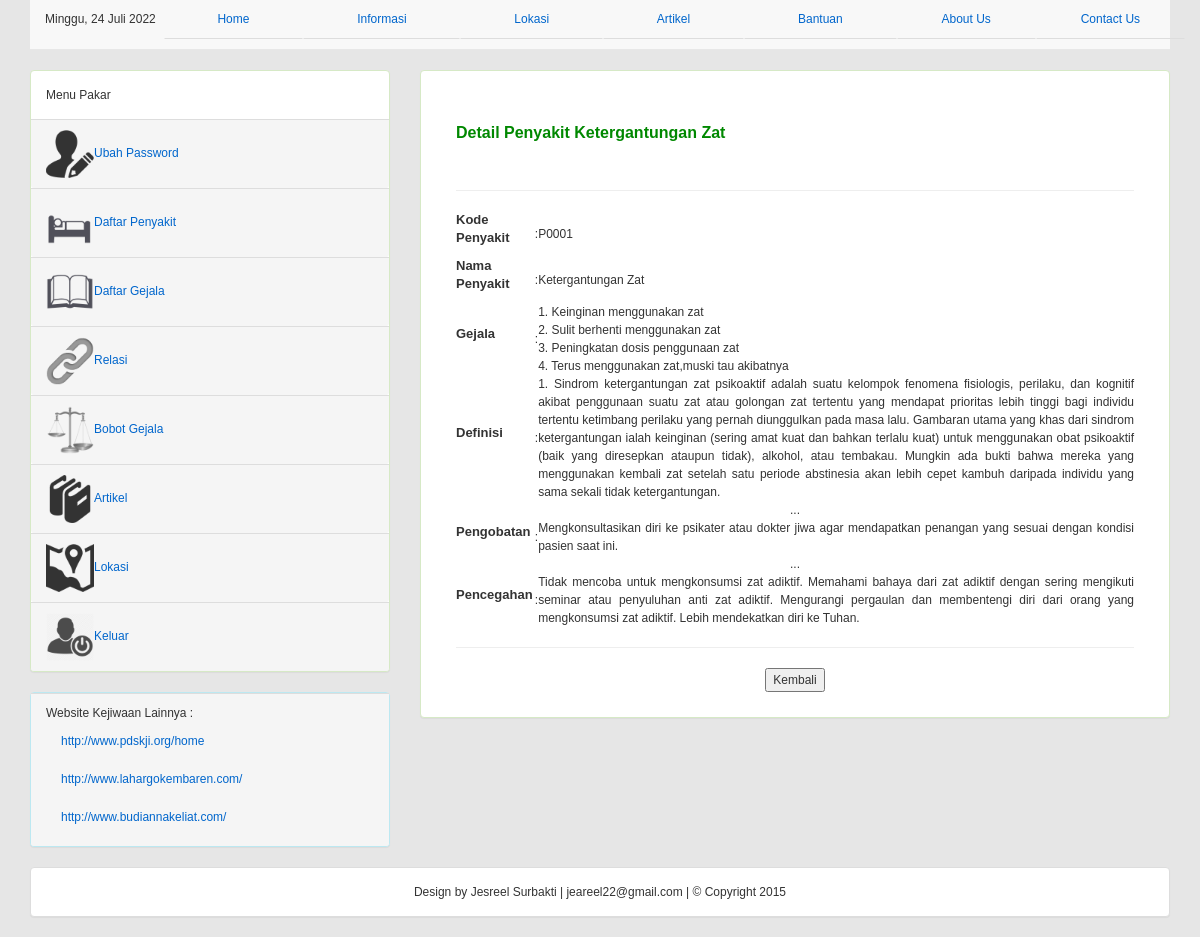
Page /detailpenyakit.php?page=4&act=detailpenyakit&kode_penyakit=P0001 (signed in) on the earlier database version.
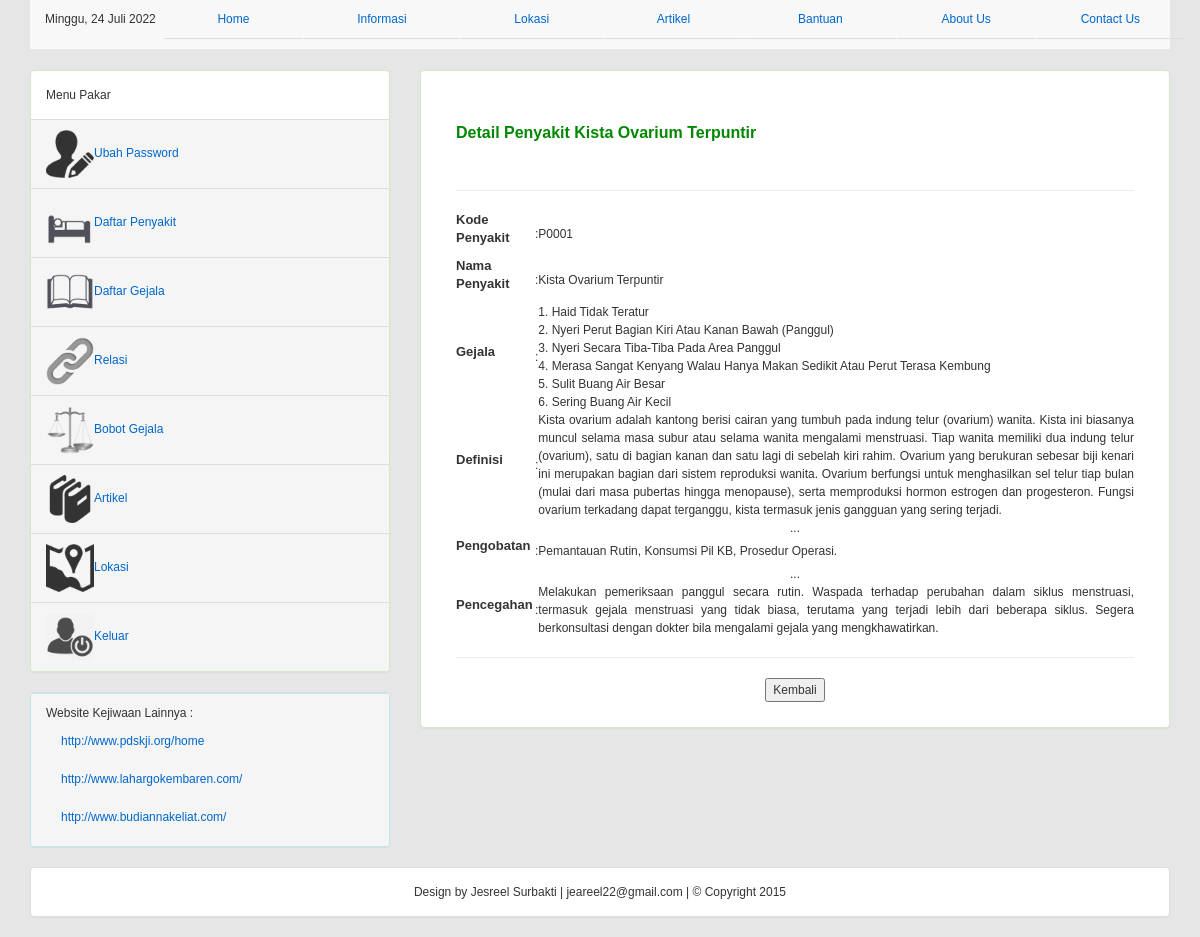
Same page on the later database version.
### tables this page shows
CREATE TABLE `penyakit` (
  `kode_penyakit` varchar(5) NOT NULL,
  `nama_penyakit` varchar(60) NOT NULL,
  `definisi` text NOT NULL,
  `pengobatan` text NOT NULL,
  `pencegahan` text NOT NULL
);

CREATE TABLE `gejala` (
  `kode_gejala` varchar(5) NOT NULL,
  `nama_gejala` text NOT NULL
);

### detailpenyakit.php (the view, shortened to what the changed rows need)
<!DOCTYPE html>
<html>
<head>
	<link rel="stylesheet" type="text/css" href="css/bootstrap.css">
	<link href="templatemo_style.css" rel="stylesheet" type="text/css" />
</head>
<body>
	<div class="container">
		<div class="row">
			<div class="col-md-8">
				<div class="panel panel-success">
					<div class="panel-body">
						<link href="templatemo_style.css" rel="stylesheet" type="text/css" />
						<link href="SpryAssets/SpryValidationTextarea.css" rel="stylesheet" type="text/css" />
						<link href="SpryAssets/SpryValidationTextField.css" rel="stylesheet" type="text/css" />
						<?php include("koneksi_db.php");
						include("paging.php");
						$act = isset($_GET['act']);
						?>
						<div class="text_area" align="justify">
							<?php
							if ($act == "detailpenyakit") {
								$kode_penyakit = $_GET['kode_penyakit'];
								$qry = mysqli_query($conn, "SELECT * FROM penyakit WHERE kode_penyakit='$kode_penyakit'");
								$data = mysqli_fetch_array($qry);
							?>
								<br>
								<div class="text_area" align="justify">
									<div class="title">Detail Penyakit <?php echo $data['nama_penyakit']; ?></div>
									<br>
									<table>
										<tr>
											<td colspan="3">
												<hr color="#AAAAAA">
											</td>
										</tr>
										<tr>
											<td class="subtitle">Kode Penyakit</td>
											<td>:</td>
											<td><?php echo $kode_penyakit; ?></td>
										</tr>
										<tr>
											<td class="subtitle">Nama Penyakit</td>
											<td>:</td>
											<td><?php echo $data['nama_penyakit']; ?></td>
										</tr>
										<tr>
											<td class="subtitle">Gejala</td>
											<td align="center">:</td>
											<td> <?php
													$sql_gejala = "SELECT gejala.* FROM gejala,relasi_penyakit_gejala
						WHERE gejala.kode_gejala=relasi_penyakit_gejala.kode_gejala
						AND relasi_penyakit_gejala.kode_penyakit='$data[kode_penyakit]'";
													$qry_gejala = mysqli_query($conn, $sql_gejala);
													$i = 0;
													while ($hsl_gejala = mysqli_fetch_array($qry_gejala)) {
														$i++;
														echo "$i. $hsl_gejala[nama_gejala] <br>";
													}
													?>
											</td>
										</tr>
										<tr>
											<td class="subtitle">Definisi</td>
											<td align="center">:</td>
											<td><?php echo $data['definisi']; ?></td>
										</tr>
										<tr>
											<td colspan='3' align='center'>...</td>
										</tr>
										<tr>
											<td class="subtitle">Pengobatan</td>
											<td align="center">:</td>
											<td><?php echo $data['pengobatan']; ?></td>
										</tr>
										<tr>
											<td colspan='3' align='center'>...</td>
										</tr>
										<tr>
											<td class="subtitle">Pencegahan</td>
											<td align="center">:</td>
											<td><?php echo $data['pencegahan']; ?></td>
										</tr>
										<tr>
											<td colspan="3">
												<hr color="#AAAAAA">
											</td>
										</tr>
										<tr>
										<tr>
											<td colspan="3" align="center"><input type="button" name="kembali" value="Kembali" onclick="javascript:history.go(-1)" /></td>
										</tr>
									</table>
								</div>
							<?php
							}
							?>
						</div>
					</div>
				</div>
			</div>
		</div>
	</div>
</body>
</html>

Differences in the rows shown:
changed penyakit: nama_penyakit "Ketergantungan Zat" → "Kista Ovarium Terpuntir"; definisi "1. Sindrom ketergantungan zat psikoaktif adalah suatu kelompok fenomena fisiologis, perilaku, dan kognitif akibat penggunaan suatu zat atau golongan zat tertentu yang mendapat prioritas lebih tinggi bagi individu tertentu ketimbang perilaku yang pernah diunggulkan pada masa lalu. Gambaran utama yang khas dari sindrom ketergantungan ialah keinginan (sering amat kuat dan bahkan terlalu kuat) untuk menggunakan obat psikoaktif (baik yang diresepkan ataupun tidak), alkohol, atau tembakau. Mungkin ada bukti bahwa mereka yang menggunakan kembali zat setelah satu periode abstinesia akan lebih cepet kambuh daripada individu yang sama sekali tidak ketergantungan." → "Kista ovarium adalah kantong berisi cairan yang tumbuh pada indung telur (ovarium) wanita. Kista ini biasanya muncul selama masa subur atau selama wanita mengalami menstruasi. Tiap wanita memiliki dua indung telur (ovarium), satu di bagian kanan dan satu lagi di sebelah kiri rahim. Ovarium yang berukuran sebesar biji kenari ini merupakan bagian dari sistem reproduksi wanita. Ovarium berfungsi untuk menghasilkan sel telur tiap bulan (mulai dari masa pubertas hingga menopause), serta memproduksi hormon estrogen dan progesteron. Fungsi ovarium terkadang dapat terganggu, kista termasuk jenis gangguan yang sering terjadi."; pengobatan "Mengkonsultasikan diri ke psikater atau dokter jiwa agar mendapatkan penangan yang sesuai dengan kondisi pasien saat ini." → "Pemantauan Rutin, Konsumsi Pil KB, Prosedur Operasi."; pencegahan "Tidak mencoba untuk mengkonsumsi zat adiktif. Memahami bahaya dari zat adiktif dengan sering mengikuti seminar atau penyuluhan anti zat adiktif. Mengurangi pergaulan dan membentengi diri dari orang yang mengkonsumsi zat adiktif. Lebih mendekatkan diri ke Tuhan." → "Melakukan pemeriksaan panggul secara rutin. Waspada terhadap perubahan dalam siklus menstruasi, termasuk gejala menstruasi yang tidak biasa, terutama yang terjadi lebih dari beberapa siklus. Segera berkonsultasi dengan dokter bila mengalami gejala yang mengkhawatirkan."
changed gejala: nama_gejala "Peningkatan dosis penggunaan zat" → "Haid Tidak Teratur"; moves up the list
changed gejala: nama_gejala "Keinginan menggunakan zat" → "Nyeri Perut Bagian Kiri Atau Kanan Bawah (Panggul)"
changed gejala: nama_gejala "Sulit berhenti menggunakan zat" → "Nyeri Secara Tiba-Tiba Pada Area Panggul"
changed gejala: nama_gejala "Terus menggunakan zat,muski tau akibatnya" → "Merasa Sangat Kenyang Walau Hanya Makan Sedikit Atau Perut Terasa Kembung"
now on this page (row edited): gejala: nama_gejala "Sulit Buang Air Besar"
now on this page (row edited): gejala: nama_gejala "Sering Buang Air Kecil"
